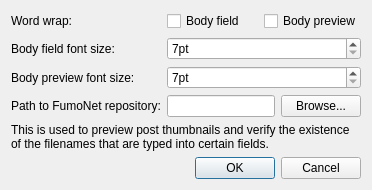
<?xml version="1.0" encoding="UTF-8"?>
<ui version="4.0">
 <class>Dialog</class>
 <widget class="QDialog" name="Dialog">
  <property name="windowModality">
   <enum>Qt::WindowModal</enum>
  </property>
  <property name="geometry">
   <rect>
    <x>0</x>
    <y>0</y>
    <width>400</width>
    <height>341</height>
   </rect>
  </property>
  <property name="windowTitle">
   <string>Settings - FumoEdit-QT</string>
  </property>
  <property name="modal">
   <bool>true</bool>
  </property>
  <layout class="QGridLayout" name="gridLayout">
   <property name="sizeConstraint">
    <enum>QLayout::SetFixedSize</enum>
   </property>
   <item row="4" column="0">
    <widget class="QDialogButtonBox" name="BbMain">
     <property name="orientation">
      <enum>Qt::Horizontal</enum>
     </property>
     <property name="standardButtons">
      <set>QDialogButtonBox::Cancel|QDialogButtonBox::Ok</set>
     </property>
    </widget>
   </item>
   <item row="0" column="0">
    <layout class="QFormLayout" name="formLayout_2">
     <item row="0" column="0">
      <widget class="QLabel" name="LblWrapBody">
       <property name="text">
        <string>Word wrap:</string>
       </property>
      </widget>
     </item>
     <item row="0" column="1">
      <layout class="QHBoxLayout" name="horizontalLayout_3">
       <item>
        <widget class="QCheckBox" name="CbWrapPreview">
         <property name="text">
          <string>Body field</string>
         </property>
        </widget>
       </item>
       <item>
        <widget class="QCheckBox" name="CbWrapBody">
         <property name="text">
          <string>Body preview</string>
         </property>
        </widget>
       </item>
      </layout>
     </item>
     <item row="1" column="0">
      <widget class="QLabel" name="LblBodyFontSize">
       <property name="text">
        <string>Body field font size:</string>
       </property>
       <property name="textFormat">
        <enum>Qt::MarkdownText</enum>
       </property>
       <property name="buddy">
        <cstring>SbBodyFontSize</cstring>
       </property>
      </widget>
     </item>
     <item row="1" column="1">
      <widget class="QSpinBox" name="SbBodyFontSize">
       <property name="suffix">
        <string>pt</string>
       </property>
       <property name="minimum">
        <number>7</number>
       </property>
       <property name="maximum">
        <number>100</number>
       </property>
      </widget>
     </item>
     <item row="2" column="0">
      <widget class="QLabel" name="LblPreviewFontSize">
       <property name="text">
        <string>Body preview font size:</string>
       </property>
       <property name="textFormat">
        <enum>Qt::MarkdownText</enum>
       </property>
       <property name="buddy">
        <cstring>SbPreviewFontSize</cstring>
       </property>
      </widget>
     </item>
     <item row="2" column="1">
      <widget class="QSpinBox" name="SbPreviewFontSize">
       <property name="suffix">
        <string>pt</string>
       </property>
       <property name="minimum">
        <number>7</number>
       </property>
       <property name="maximum">
        <number>100</number>
       </property>
      </widget>
     </item>
     <item row="3" column="0">
      <widget class="QLabel" name="LblSitePath">
       <property name="text">
        <string>Path to FumoNet repository:</string>
       </property>
       <property name="buddy">
        <cstring>LeSitePath</cstring>
       </property>
      </widget>
     </item>
     <item row="3" column="1">
      <layout class="QHBoxLayout" name="horizontalLayout">
       <item>
        <widget class="QLineEdit" name="LeSitePath"/>
       </item>
       <item>
        <widget class="QPushButton" name="PbBrowseSitePath">
         <property name="text">
          <string>Browse...</string>
         </property>
        </widget>
       </item>
      </layout>
     </item>
     <item row="4" column="0" colspan="2">
      <widget class="QLabel" name="LblSitePathDescription">
       <property name="text">
        <string>This is used to preview post thumbnails and verify the existence of the filenames that are typed into certain fields.</string>
       </property>
       <property name="wordWrap">
        <bool>true</bool>
       </property>
      </widget>
     </item>
    </layout>
   </item>
  </layout>
 </widget>
 <tabstops>
  <tabstop>CbWrapPreview</tabstop>
  <tabstop>CbWrapBody</tabstop>
  <tabstop>SbBodyFontSize</tabstop>
  <tabstop>SbPreviewFontSize</tabstop>
  <tabstop>LeSitePath</tabstop>
  <tabstop>PbBrowseSitePath</tabstop>
 </tabstops>
 <resources/>
 <connections>
  <connection>
   <sender>BbMain</sender>
   <signal>accepted()</signal>
   <receiver>Dialog</receiver>
   <slot>accept()</slot>
   <hints>
    <hint type="sourcelabel">
     <x>229</x>
     <y>302</y>
    </hint>
    <hint type="destinationlabel">
     <x>157</x>
     <y>184</y>
    </hint>
   </hints>
  </connection>
  <connection>
   <sender>BbMain</sender>
   <signal>rejected()</signal>
   <receiver>Dialog</receiver>
   <slot>reject()</slot>
   <hints>
    <hint type="sourcelabel">
     <x>297</x>
     <y>302</y>
    </hint>
    <hint type="destinationlabel">
     <x>286</x>
     <y>184</y>
    </hint>
   </hints>
  </connection>
 </connections>
</ui>
